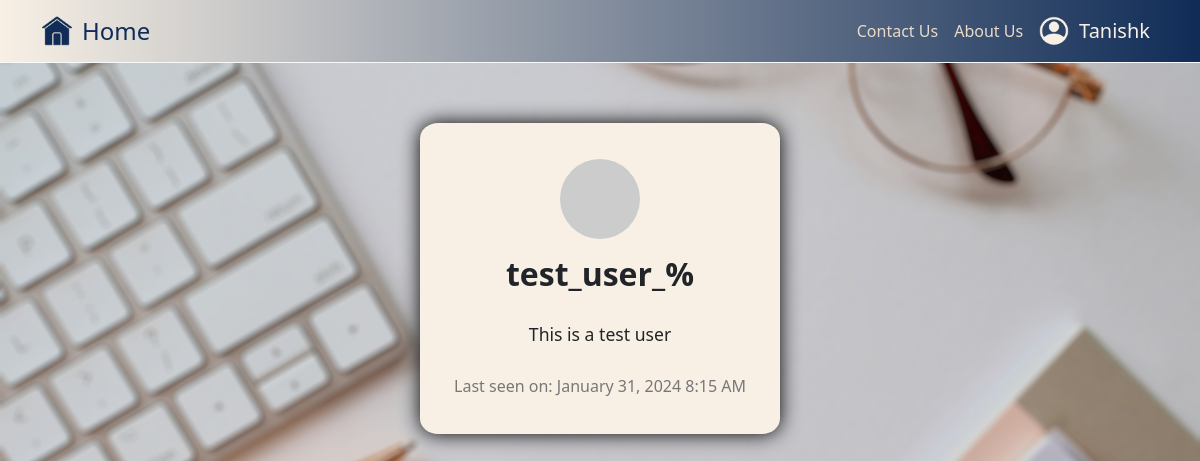
The app's page /user/test_user_% (signed in) with its own data.
### app/models.py (models this page shows, shortened)
class User(UserMixin, db.Model):
    id: so.Mapped[int] = so.mapped_column(
        primary_key=True
    )
    username: so.Mapped[str] = so.mapped_column(
        sa.String(64),
        index=True,
        unique=True
    )
    email: so.Mapped[str] = so.mapped_column(
        sa.String(120),
        index=True,
        unique=True
    )
    password_hash: so.Mapped[Optional[str]] = so.mapped_column(
        sa.String(256)
    )
    about_me: so.Mapped[Optional[str]] = so.mapped_column(
        sa.String(140)
    )
    last_seen: so.Mapped[Optional[datetime]] = so.mapped_column(
        default=lambda: datetime.now(timezone.utc)
    )
    posts: so.WriteOnlyMapped['Post'] = so.relationship(
        back_populates='author'
    )
    def avatar(self, size):
        digest = md5(self.email.lower().encode('utf-8')).hexdigest()
        return f"https://www.gravatar.com/avatar/{digest}?d=identicon&s={size}"

### app/routes.py (the view)
@app.route("/user/<username>")
@login_required
def user(username):
    user = db.first_or_404(sa.select(User).where(User.username == username))
    return render_template('user.html', user=user)

### app/models.py (called while the page is built)
@login.user_loader
def load_user(id):
    user = db.session.get(User, int(id))
    return user

### app/routes.py (called while the page is built)
@app.before_request
def before_request():
    if current_user.is_authenticated:
        current_user.last_seen = datetime.now(timezone.utc)
        db.session.commit()

### app/templates/user.html (shortened to what this page needs)
{% extends "base.html" %}
{% block content %}
<link rel="stylesheet" href="{{url_for('static', filename='user.css')}}">
<div class="my_container">
    <div class="user-profile">
        <img src="{{ user.avatar(128) }}" alt="User Photo" class="photo">
        <div class="profile-details">
            <h1 class="username">{{ user.username }}</h1>
            {% if user.about_me %}
                <p class="about-me">{{ user.about_me }}</p>
            {% endif %}
            {% if user.last_seen %}
                <p class="last-seen">Last seen on: {{ moment(user.last_seen).format('LLL') }}</p>
            {% endif %}
        </div>
    </div>
</div>
{% endblock %}

### app/templates/base.html (shortened to what this page needs)
<!doctype html>
<html>
    <head>
        <link rel="stylesheet" href="https://cdn.jsdelivr.net/npm/bootstrap@5.3.2/dist/css/bootstrap.min.css">
        <link rel="stylesheet" href="{{ url_for('static', filename='base.css') }}">
    </head>
    <body>
        <nav class="navbar navbar-expand-lg navbar-dark gradient-custom border-bottom border-light">
            <div class="container">
                <img src="{{ url_for('static', filename='assets/home_icon.png') }}" class="home-icon"></img>
                <a class="navbar-brand" href="{{ url_for('index') }}">Home</a>
                <div class="collapse navbar-collapse" id="navbarNav">
                    <ul class="navbar-nav ms-auto">
                        <li class="nav-item">
                            <a class="nav-link" href="{{ url_for('contact_us') }}">Contact Us</a>
                        </li>
                        <li class="nav-item">
                            <a class="nav-link" href="{{ url_for('about_us') }}">About Us</a>
                        </li>
                        <li class="nav-item dropdown">
                            <a class="nav-link dropdown-toggle" href="#" id="navbarDropdown" role="button" data-bs-toggle="dropdown" aria-expanded="false">
                                {% if not current_user.is_anonymous %}
                                <div class="User_Area">
                                    <img src="{{ url_for('static', filename='assets/user_icon.png') }}" class="User_Icon"></img>
                                    <p class="User_Name">{{ current_user.username }}</p>
                                </div>
                                {% endif %}
                            </a>
                        </li>
                    </ul>
                </div>
            </div>
        </nav>
        {% block content %}{% endblock %}
    </body>
</html>

### app/static/base.css (style rules this page uses)
:root { --bisque: #F8F0E5; --dark: #EADBC8; --blue: #102C57; --brown: #76453B; --icon: url("assets/user_icon.png"); --navbar-height: 75px; }
.User_Icon, .home-icon { width: 30px; height: 30px; margin-right: 10px; }
.User_Name { color: var(--bisque); font-size: 20px; margin-bottom: 0%; }
.User_Area { display: flex; align-items: center; }
.nav-link.dropdown-toggle::after { display: none; }
.navbar-brand { font-size: 1.5em; color: var(--blue); }
.nav-item { align-self: center; }
.nav-link { align-self: center; color: var(--dark); }
.navbar-dark { background-color: var(--blue); }
.gradient-custom { background: var(--blue); background: linear-gradient(to right, var(--bisque), var(--blue)); }

### app/static/user.css (style rules this page uses)
body { background-image: url("assets/index_background.jpg"); background-size: cover; background-position: top; background-repeat: repeat-y; margin: 0; padding: 0; }
.my_container { position: relative; display: inline-block; left: 50%; transform: translateX(-50%); text-align: center; background-color: var(--bisque); padding: 20px; border-radius: 5%; width: 30%; overflow: hidden; margin-top: 5%; box-shadow: 0px 0px 20px 0px black; }
.user-profile { display: flex; align-items: center; justify-content: center; flex-direction: column; }
.photo { border-radius: 50%; max-width: 100%; height: 100%; object-fit: cover; padding: 5%; }
.username { font-size: 2em; font-weight: bold; }
.profile-details { display: flex; flex-direction: column; align-items: center; text-align: left; }
.about-me { margin-top: 20px; font-size: 1.1em; max-width: 70%; overflow-wrap: break-word; }
.last-seen { margin-top: 10px; color: #777; font-size: 16px; }

### records on screen
User: username "Tanishk"
User: username "test_user_%", about_me "This is a test user", last_seen "January 31, 2024 8:15 AM"
